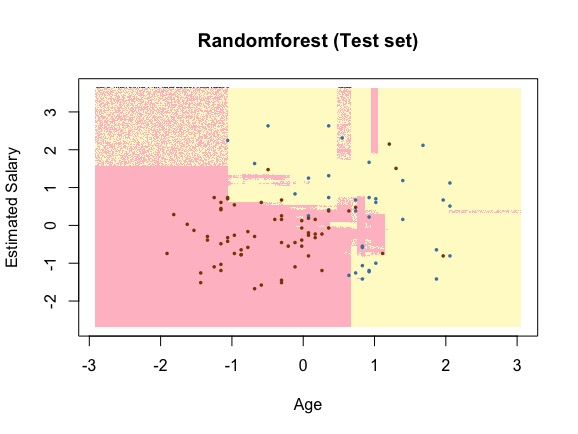

Reproduce this figure in R.
setwd("~/Documents/東西丟這/R/Machine Learning/Machine Learning A-Z Template Folder/Part 3 - Classification/Section 20 - Random Forest Classification")


# Importing the dataset
data = read.csv('Social_Network_Ads.csv')
data = data[3:5]

# Encoding the target feature as factor
data$Purchased = factor(data$Purchased, levels = c(0, 1))

# Splitting the dataset into the Training set and Test set
# install.packages('caTools')
library(caTools)
set.seed(123)
split = sample.split(data$Purchased, SplitRatio = 0.75)
training_set = subset(data, split == TRUE)
test_set = subset(data, split == FALSE)

# Feature Scaling
training_set[-3] = scale(training_set[-3])
test_set[-3] = scale(test_set[-3])

# Fitting SVM to the Training set
# install.packages('e1071')
library(randomForest)
classifier = randomForest(x = training_set[-3],
                        y = training_set$Purchased, 
                        ntree = 10)

# Predicting the Test set results
y_pred = predict(classifier, newdata = test_set[-3])

# Making the Confusion Matrix
cm = table(test_set[, 3], y_pred)
cm

# Visualising the Training set results
library(ElemStatLearn)
set = training_set
X1 = seq(min(set[, 1]) - 1, max(set[, 1]) + 1, by = 0.01)
X2 = seq(min(set[, 2]) - 1, max(set[, 2]) + 1, by = 0.01)
grid_set = expand.grid(X1, X2)
colnames(grid_set) = c('Age', 'EstimatedSalary')
grid_predict = predict(classifier, newdata = grid_set)
plot(set[, -3],
     main = 'Randomforest (Training set)',
     xlab = 'Age', ylab = 'Estimated Salary',
     xlim = range(X1), ylim = range(X2))
contour(X1, X2, matrix(as.numeric(grid_predict), length(X1), length(X2)), add = TRUE)
points(grid_set, pch = '.', col = ifelse(grid_predict==1, 'lemonchiffon', 'pink'))
points(set, pch=16, cex=I(0.5), col = ifelse(set[, 3]==1, 'steelblue', 'darkorange4'))

# Visualising the Test set results
library(ElemStatLearn)
set = test_set
X1 = seq(min(set[, 1]) - 1, max(set[, 1]) + 1, by = 0.01)
X2 = seq(min(set[, 2]) - 1, max(set[, 2]) + 1, by = 0.01)
grid_set = expand.grid(X1, X2)
colnames(grid_set) = c('Age', 'EstimatedSalary')
grid_predict = predict(classifier, newdata = grid_set)
plot(set[, -3], main = 'Randomforest (Test set)',
     xlab = 'Age', ylab = 'Estimated Salary',
     xlim = range(X1), ylim = range(X2))
contour(X1, X2, matrix(as.numeric(grid_predict), length(X1), length(X2)), add = TRUE)
points(grid_set, pch = '.', col = ifelse(grid_predict==1, 'lemonchiffon', 'pink'))
points(set, pch=16, cex=I(0.5), col = ifelse(set[, 3]==1, 'steelblue', 'darkorange4'))


###
plot(classifier)
